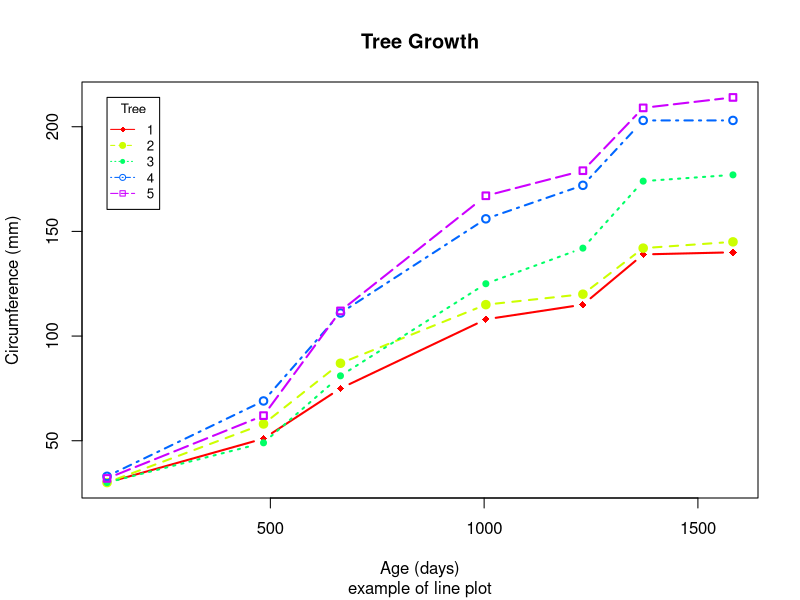

The R source for this figure:
Orange$Tree<-as.numeric(Orange$Tree)
xrange<-range(Orange$age)
yrange<-range(Orange$circumference)
plot(xrange,yrange,type="n",xlab="Age (days)",ylab="Circumference (mm)")
n<-max(Orange$Tree)

color<-rainbow(n)
linetype<-c(1:n)
plotchar<-18:(18+n)

for(i in 1:n){
	tree<-subset(Orange,Tree==i)
	lines(tree$age,tree$circumference,type="b",lwd=2,
	lty=linetype[i],col=color[i],pch=plotchar[i])
}

title("Tree Growth","example of line plot")

legend(xrange[1],yrange[2],1:n,cex=0.8,
	col=color,pch=plotchar,lty=linetype,title="Tree")